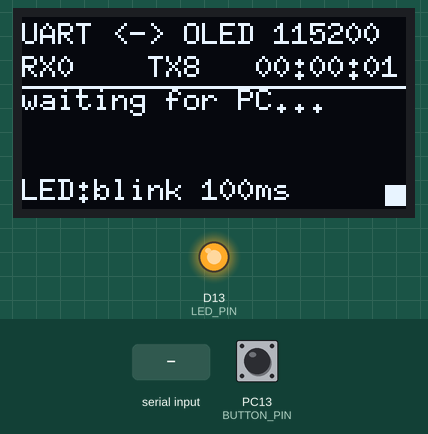
This program was run on a simulated STM32 Nucleo. On the bench: 128×64 one-colour display, output pins drawn as LEDs (lit = HIGH). Dashed ring = blinking. Inputs (shaded band) come from the test bench; at power-on: PC13 (BUTTON_PIN) LOW. What the program prints to the serial monitor is not drawn.

Above: at 1.38 s.
1.4 s: "led slow\n" received over Serial
At 1.77 s:
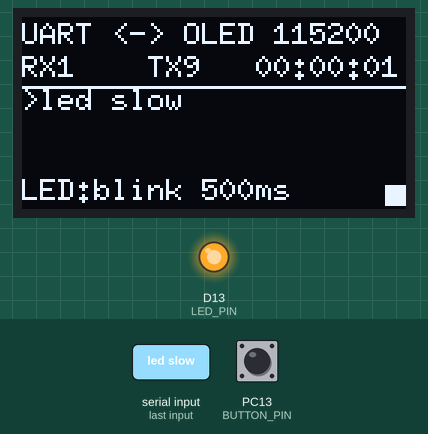
3.9 s: PC13 (BUTTON_PIN) pulled HIGH for 0.15 s
At 4.4 s:
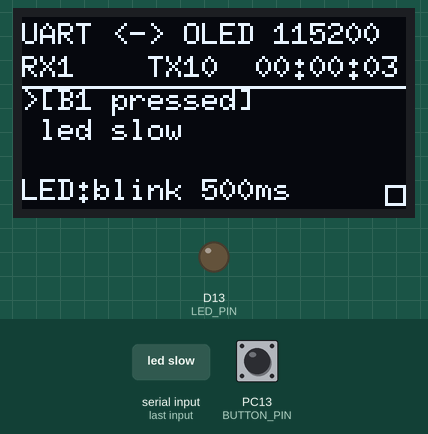
4.6 s: "ping\n" received over Serial
At 5.82 s:
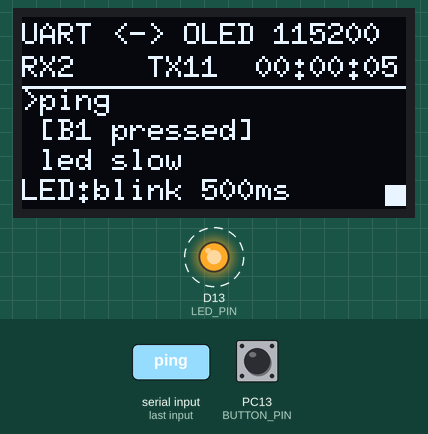
7.1 s: "info\n" received over Serial
At 7.9 s:
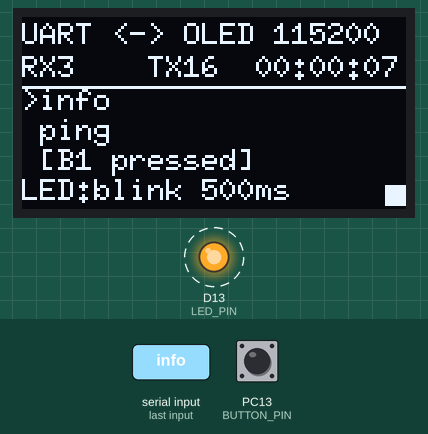
9.6 s: "90 45\n" received over Serial
At 10.82 s:
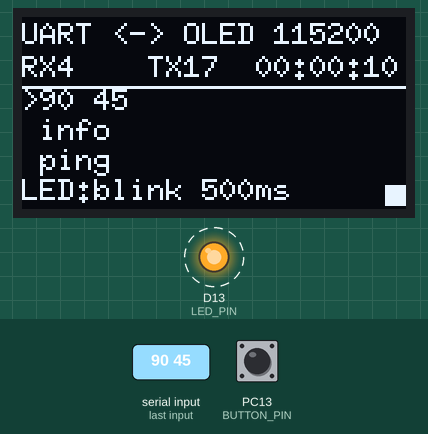
12.1 s: "0\n" received over Serial
At 12.9 s:
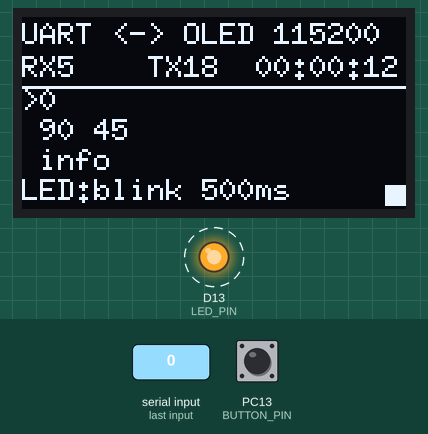
Timing chart, 0 to 15.6 s (numbered marks = the images above; inputs shaded):
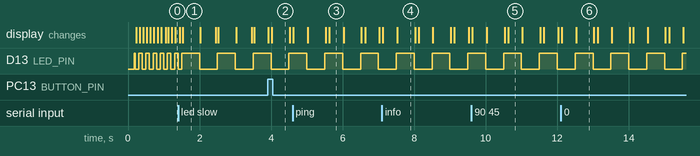

Measured:
- after the input at 1.4 s, the display: first changes after 0.05 s (image 1 shows a later state)
- after the input at 3.9 s, the display: first changes at once (image 2 shows a later state)
- after the input at 4.6 s, the display: first changes at once (image 3 shows a later state)
- after the input at 7.1 s, the display: first changes at once (image 4 shows a later state)
- after the input at 9.6 s, the display: first changes at once (image 5 shows a later state)
- after the input at 12.1 s, the display: first changes at once (image 6 shows a later state)
- by itself, D13 (LED_PIN): alternates HIGH for 0.50 s and LOW for 0.50 s

The program:

main.cpp
```cpp
/*
 * 第一个项目：电脑 <-> 开发板 串口通信测试 + OLED 显示
 *
 * 硬件：NUCLEO-G474RE + 0.96 寸 SSD1306 128x64 I2C OLED
 *
 * 功能：
 *   - 通过板载 ST-LINK 虚拟串口 (USB 线) 与电脑通信，115200 8N1
 *   - 电脑发来的每一行文字都会回显 (ECHO) 并显示在 OLED 上
 *   - 支持几条简单命令：ping / info / led on|off|blink|fast|slow / led blink <ms> / clear / help
 *   - OLED 显示：收发计数、运行时间、最近收到的 3 条消息，右下角方块与绿灯 LD2 同步亮灭
 *   - 按下板载蓝色按键 B1，板子会主动向电脑发送一条消息
 *
 * 接线 (OLED -> Nucleo Arduino 排针)：
 *   VCC -> 3V3    GND -> GND    SCL -> D15 (PB8)    SDA -> D14 (PB9)
 */
#include <Arduino.h>
#include <Wire.h>
#include <U8g2lib.h>

// ---------------- 可修改的配置 ----------------
static const uint32_t SERIAL_BAUD   = 115200;
static const uint8_t  OLED_I2C_ADDR = 0x3C;   // 有些模块是 0x3D
static const uint8_t  LED_PIN       = LED_BUILTIN;  // LD2 绿灯 (PA5)
static const uint8_t  BUTTON_PIN    = USER_BTN;     // B1 蓝色按键 (PC13)

// 如果你的屏是 1.3 寸 SH1106，把下面这行换成：
// U8G2_SH1106_128X64_NONAME_F_HW_I2C u8g2(U8G2_R0, U8X8_PIN_NONE);
U8G2_SSD1306_128X64_NONAME_F_HW_I2C u8g2(U8G2_R0, U8X8_PIN_NONE);

// ---------------- 状态 ----------------
static const size_t RX_LINE_MAX    = 64;   // 单行最大长度
static const size_t HISTORY_LEN = 3;    // OLED 上显示的历史条数
static const size_t SHOW_CHARS  = 21;   // 6x10 字体，128 像素一行最多 21 个字符

enum LedMode { LED_BLINK, LED_ON, LED_OFF };

static char     rxLine[RX_LINE_MAX + 1];
static size_t   rxLen = 0;
static bool     rxOverflow = false;
static char     history[HISTORY_LEN][RX_LINE_MAX + 1];
static uint32_t rxCount = 0;   // 收到的行数
static uint32_t txCount = 0;   // 发出的行数
static bool     oledOk = false;
static bool     oledDirty = true;
static LedMode  ledMode = LED_BLINK;
static uint32_t ledHalfMs = 100;   // 闪烁半周期：亮 100 ms + 灭 100 ms = 5 Hz
static bool     ledLit = false;    // LD2 当前是否点亮，OLED 右下角的方块跟着它变
static int      buttonIdle;    // 上电时按键的电平，视为“未按下”
static int      buttonLast;

// ---------------- 工具函数 ----------------
static void sendLine(const char *s) {
  Serial.println(s);
  txCount++;
}

static void pushHistory(const char *s) {
  for (size_t i = HISTORY_LEN - 1; i > 0; i--) {
    strcpy(history[i], history[i - 1]);
  }
  strncpy(history[0], s, RX_LINE_MAX);
  history[0][RX_LINE_MAX] = '\0';
  oledDirty = true;
}

static void formatUptime(char *buf, size_t n) {
  uint32_t s = millis() / 1000;
  snprintf(buf, n, "%02lu:%02lu:%02lu",
           (unsigned long)(s / 3600), (unsigned long)(s / 60 % 60), (unsigned long)(s % 60));
}

static bool i2cDevicePresent(uint8_t addr) {
  Wire.beginTransmission(addr);
  return Wire.endTransmission() == 0;
}

static void scanI2C() {
  char buf[48];
  int found = 0;
  sendLine("I2C scan:");
  for (uint8_t addr = 1; addr < 127; addr++) {
    if (i2cDevicePresent(addr)) {
      snprintf(buf, sizeof(buf), "  found device at 0x%02X", addr);
      sendLine(buf);
      found++;
    }
  }
  if (found == 0) {
    sendLine("  no I2C device found, check OLED wiring");
  }
}

// ---------------- OLED ----------------
// 6x10 字体每行占 9 像素（基线上 7 行、下 1 行）。分隔线下方还剩 40 像素，
// 正好放 4 行、行距 10，相邻两行之间空 1 像素，不会重叠也不会超出屏幕底部
static const uint8_t ROW_H      = 10;
static const uint8_t HISTORY_Y0 = 31;   // 3 条历史的基线：31 / 41 / 51
static const uint8_t LED_ROW_Y  = 61;   // 最底行
// 右下角 LED 指示方块正好占一个 8x8 tile（第 15 列、第 7 行），可以只刷新这一小块
static const uint8_t IND_TILE_X = 15;
static const uint8_t IND_TILE_Y = 7;

static void drawLedIndicator() {
  const uint8_t x = IND_TILE_X * 8, y = IND_TILE_Y * 8;
  u8g2.setDrawColor(0);
  u8g2.drawBox(x, y, 8, 8);
  u8g2.setDrawColor(1);
  if (ledLit) {
    u8g2.drawBox(x + 1, y, 7, 7);    // 灯亮：实心
  } else {
    u8g2.drawFrame(x + 1, y, 7, 7);  // 灯灭：空心
  }
}

static void drawOled() {
  if (!oledOk) return;
  char buf[32];
  char up[12];

  u8g2.clearBuffer();
  u8g2.setFont(u8g2_font_6x10_tf);

  u8g2.drawStr(0, 9, "UART <-> OLED 115200");

  formatUptime(up, sizeof(up));
  snprintf(buf, sizeof(buf), "RX%-4lu TX%-4lu%s",
           (unsigned long)(rxCount % 10000), (unsigned long)(txCount % 10000), up);
  u8g2.drawStr(0, 20, buf);

  u8g2.drawHLine(0, 23, 128);

  for (size_t i = 0; i < HISTORY_LEN; i++) {
    if (history[i][0] == '\0') continue;
    char shown[SHOW_CHARS + 1];
    // 第一条加 ">" 表示最新
    snprintf(shown, sizeof(shown), "%c%s", i == 0 ? '>' : ' ', history[i]);
    u8g2.drawStr(0, HISTORY_Y0 + i * ROW_H, shown);
  }
  if (history[0][0] == '\0') {
    u8g2.drawStr(0, HISTORY_Y0, "waiting for PC...");
  }

  if (ledMode == LED_BLINK) {
    snprintf(buf, sizeof(buf), "LED:blink %lums", (unsigned long)ledHalfMs);
    u8g2.drawStr(0, LED_ROW_Y, buf);
  } else {
    u8g2.drawStr(0, LED_ROW_Y, ledMode == LED_ON ? "LED:on" : "LED:off");
  }
  drawLedIndicator();
  u8g2.sendBuffer();
  oledDirty = false;
}

// ---------------- 命令处理 ----------------
static void printInfo() {
  char buf[64];
  char up[12];
  formatUptime(up, sizeof(up));
  sendLine("board : NUCLEO-G474RE");
  snprintf(buf, sizeof(buf), "cpu   : %lu MHz", (unsigned long)(SystemCoreClock / 1000000));
  sendLine(buf);
  snprintf(buf, sizeof(buf), "uptime: %s", up);
  sendLine(buf);
  snprintf(buf, sizeof(buf), "rx/tx : %lu/%lu lines", (unsigned long)rxCount, (unsigned long)txCount);
  sendLine(buf);
  snprintf(buf, sizeof(buf), "oled  : %s (0x%02X)", oledOk ? "ok" : "NOT FOUND", OLED_I2C_ADDR);
  sendLine(buf);
}

static void printHelp() {
  sendLine("commands: ping | info | led on | led off | led blink | clear | help");
  sendLine("          led fast | led slow | led blink <ms>  (blink half-period 20-2000 ms)");
  sendLine("anything else is echoed back and shown on the OLED");
}

static void setBlink(uint32_t halfMs) {
  char buf[40];
  ledMode = LED_BLINK;
  ledHalfMs = halfMs;
  snprintf(buf, sizeof(buf), "OK led blink %lums", (unsigned long)halfMs);
  sendLine(buf);
}

static void handleLine(char *line) {
  // 去掉行尾的 \r（Windows 串口助手常发 \r\n）和首尾空格
  size_t n = strlen(line);
  while (n > 0 && (line[n - 1] == '\r' || line[n - 1] == ' ')) line[--n] = '\0';
  while (*line == ' ') line++;
  if (*line == '\0') return;

  // OLED 字库只有 ASCII，其他字节（比如中文）显示为 '?'
  for (char *p = line; *p; p++) {
    if ((uint8_t)*p < 0x20 || (uint8_t)*p > 0x7E) *p = '?';
  }

  rxCount++;
  pushHistory(line);

  if (strcmp(line, "ping") == 0) {
    sendLine("pong");
  } else if (strcmp(line, "info") == 0) {
    printInfo();
  } else if (strcmp(line, "help") == 0) {
    printHelp();
  } else if (strcmp(line, "led on") == 0) {
    ledMode = LED_ON;
    sendLine("OK led on");
  } else if (strcmp(line, "led off") == 0) {
    ledMode = LED_OFF;
    sendLine("OK led off");
  } else if (strcmp(line, "led blink") == 0) {
    setBlink(ledHalfMs);
  } else if (strcmp(line, "led fast") == 0) {
    setBlink(50);
  } else if (strcmp(line, "led slow") == 0) {
    setBlink(500);
  } else if (strncmp(line, "led blink ", 10) == 0) {
    char *end;
    long ms = strtol(line + 10, &end, 10);
    if (*end != '\0' || ms < 20 || ms > 2000) {
      sendLine("ERR usage: led blink <20-2000 ms>");
    } else {
      setBlink((uint32_t)ms);
    }
  } else if (strcmp(line, "clear") == 0) {
    for (size_t i = 0; i < HISTORY_LEN; i++) history[i][0] = '\0';
    rxCount = 0;
    txCount = 0;
    sendLine("OK cleared");
  } else {
    char buf[RX_LINE_MAX + 8];
    snprintf(buf, sizeof(buf), "ECHO: %s", line);
    sendLine(buf);
  }
  oledDirty = true;
}

static void pollSerial() {
  while (Serial.available() > 0) {
    char c = (char)Serial.read();
    if (c == '\n' || c == '\r') {
      // 同时兼容 \n、\r、\r\n 三种行尾
      if (rxOverflow) {
        sendLine("ERR line too long (max 64 chars)");
      } else if (rxLen > 0) {
        rxLine[rxLen] = '\0';
        handleLine(rxLine);
      }
      rxLen = 0;
      rxOverflow = false;
    } else if (rxLen < RX_LINE_MAX) {
      rxLine[rxLen++] = c;
    } else {
      rxOverflow = true;
    }
  }
}

static void pollButton() {
  static uint32_t lastChange = 0;
  int now = digitalRead(BUTTON_PIN);
  if (now != buttonLast && millis() - lastChange > 30) {  // 30 ms 消抖
    lastChange = millis();
    buttonLast = now;
    if (now != buttonIdle) {
      sendLine("BTN: B1 pressed (board -> PC test)");
      pushHistory("[B1 pressed]");
    }
  }
}

static void updateLed() {
  bool lit;
  switch (ledMode) {
    case LED_ON:  lit = true;  break;
    case LED_OFF: lit = false; break;
    default:      lit = (millis() / ledHalfMs) % 2; break;
  }
  if (lit == ledLit) return;
  ledLit = lit;
  digitalWrite(LED_PIN, lit ? HIGH : LOW);
  // 只把右下角这一个 tile（8 字节）发给 OLED，闪得再快也跟得上
  if (oledOk) {
    drawLedIndicator();
    u8g2.updateDisplayArea(IND_TILE_X, IND_TILE_Y, 1, 1);
  }
}

// ---------------- 主程序 ----------------
void setup() {
  pinMode(LED_PIN, OUTPUT);
  pinMode(BUTTON_PIN, INPUT);
  buttonIdle = buttonLast = digitalRead(BUTTON_PIN);

  Serial.begin(SERIAL_BAUD);
  Wire.begin();  // 默认 SDA = D14 (PB9)，SCL = D15 (PB8)

  delay(100);  // 等 OLED 上电稳定
  sendLine("");
  sendLine("=== 01-uart-oled: NUCLEO-G474RE ready ===");
  scanI2C();

  oledOk = i2cDevicePresent(OLED_I2C_ADDR);
  if (oledOk) {
    u8g2.setI2CAddress(OLED_I2C_ADDR << 1);  // U8g2 使用 8 位地址
    u8g2.setBusClock(400000);  // I2C 快速模式，整屏刷新约 25 ms
    u8g2.begin();
    sendLine("OLED ok");
  } else {
    sendLine("OLED not found, running serial-only");
  }
  printHelp();
  drawOled();
}

void loop() {
  static uint32_t lastDraw = 0;

  pollSerial();
  pollButton();
  updateLed();

  // 有新内容立即刷新，否则每秒刷新一次运行时间
  if (oledDirty || millis() - lastDraw >= 1000) {
    lastDraw = millis();
    drawOled();
  }
}
```
